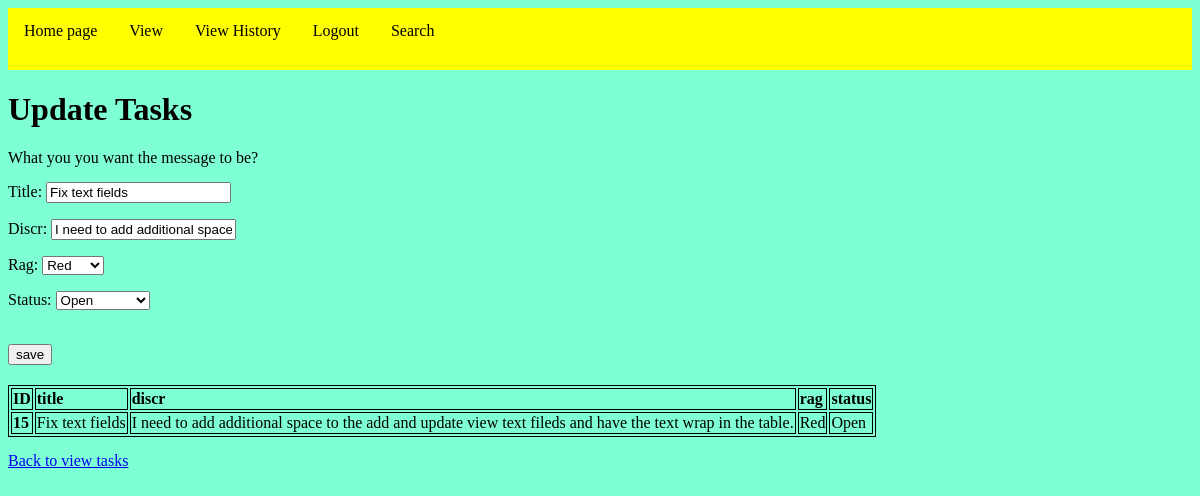
Page /view/update/15/ (signed in) on the earlier database version.
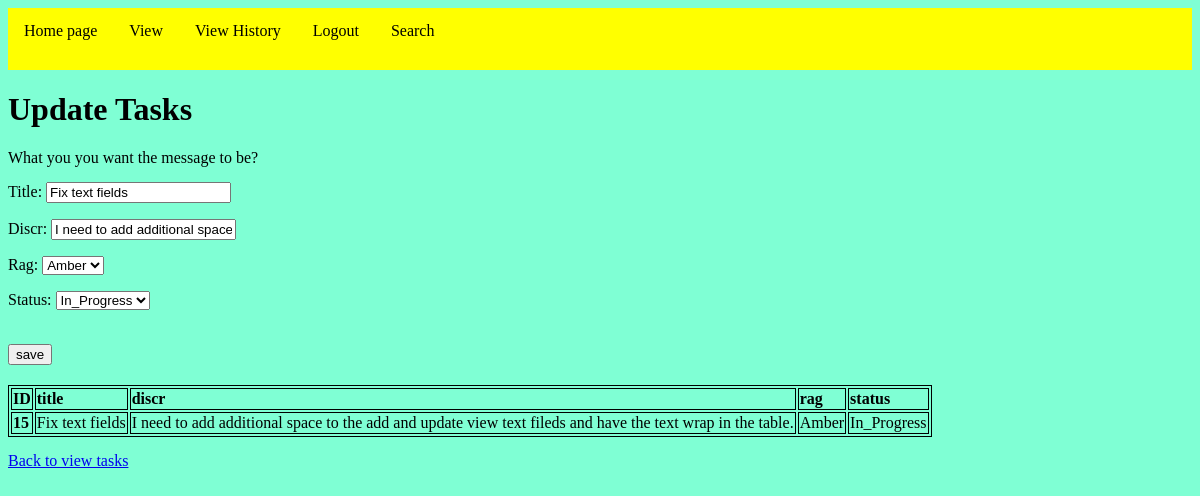
Same page on the later database version.
### taskmanager/models.py (models this page shows, shortened)
class Task(models.Model):
    title = models.CharField(max_length=255)
    discr = models.CharField(max_length=255)
    rag = models.CharField(max_length=255)
    status = models.CharField(max_length=255)

### taskmanager/views.py (the view)
# urls.py: path("view/update/<pk>/", views.TaskUpdateView.as_view(), name="update"),
class TaskUpdateView(ContextDataMixim, LoginRequiredMixin, generic.UpdateView):
    model = Task
    title = "Update"
    form_class = TaskForm
    template_name = "update.html"
    context_object_name = "task"
    success_url = "/view"

### taskmanager/forms.py
class TaskForm(forms.ModelForm):
    rag_choices = [("Red", "Red"), ("Amber", "Amber"), ("Green", "Green")]
    status_choices = [
        ("Open", "Open"),
        ("In_Progress", "In_Progress"),
        ("Closed", "Closed"),
        ("Deleted", "Deleted"),
    ]
    title = forms.CharField(max_length=255)
    discr = forms.CharField(max_length=255)
    rag = forms.ChoiceField(choices=rag_choices)
    status = forms.ChoiceField(choices=status_choices)
    class Meta:
        model = Task  # Specify the model associated with this form
        fields = ["title", "discr", "rag", "status"]

### taskmanager/views.py (called while the page is built)
    def get_context_data(self, **kwargs: Any) -> dict[str, Any]:
        context = super().get_context_data(**kwargs)
        context["fields"] = Task._meta.fields
        return context

### taskmanager/templates/update.html (shortened to what this page needs)
{% extends 'base_layout.html' %}
{% load static %}
{% block content %}
<h1>Update Tasks </h1>
<form method="POST" action="{% url 'update' pk=object.pk %}">
    <p>What you you want the message to be? </p>
    {{ form.as_p }}
    <br>
    <input type="submit" value="save">
</form>
{% endblock %}

### taskmanager/templates/base_layout.html (shortened to what this page needs)
{% load static %}
<!DOCTYPE html>
<html>
{% block head %}
<head>
    <link rel="stylesheet" href={% static "mainstatic.css" %}>
    <ul>
        <li><a href="{% url 'main' %}">Home page</a></li>
        <li><a href="{% url 'view_tasks' %}">View</a></li>
        <li><a href="{% url 'view_history'%}">View History</a></p>
        {% if user.is_authenticated %}
            <li><a href="{% url 'logout' %}">Logout</a></li>
        {% else %}
            <li><a href="{% url 'login' %}">Login</a></li>
        {% endif %}
        <li><a href="{% url 'search' %}">Search</a></li>
    </ul>
</head>
{% endblock %}
    {% block content %}{% endblock %}
{% block table %}
    <table>
    <tr>{% for field in fields %}<th>{{ field.verbose_name }}</th>{% endfor %}</tr>
    <tr>
        <td class="left-align"><b>{{ task.id }}</b></td>
        <td class="left-align">{{ task.title|capfirst }}</td>
        <td>{{ task.discr|capfirst }}</td>
        <td>{{ task.rag }}</td>
        <td>{{ task.status }}</td>
    </tr>
    </table>
    <p><a href="/view">Back to view tasks</a></p>
{% endblock %}
</html>

Differences in the rows shown:
changed Task "Fix text fields": rag "Red" → "Amber"; status "Open" → "In_Progress"
